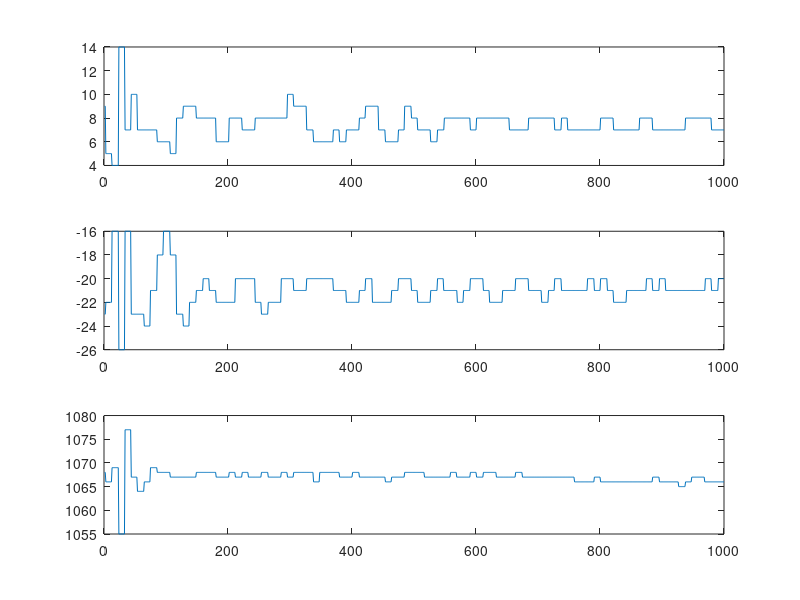
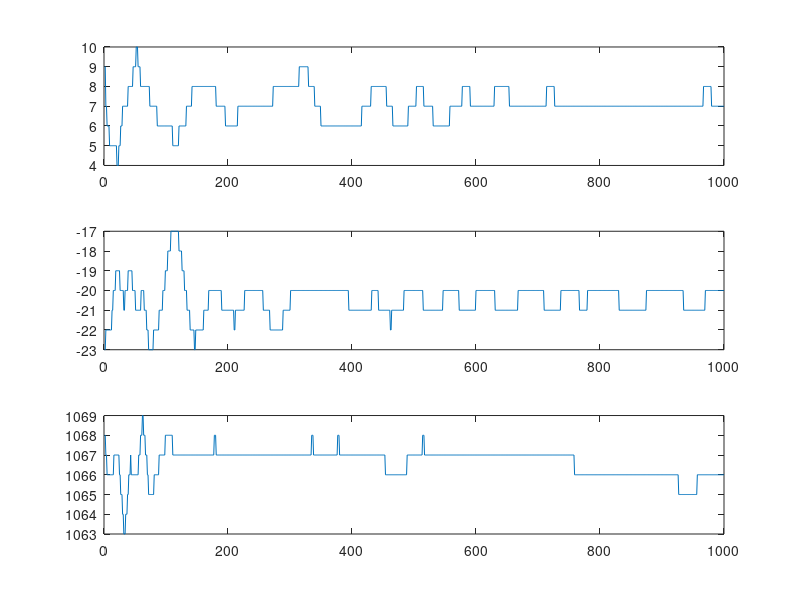

Recreate these plots in MATLAB, in order.
clc
clear
close all;


input = [ 9,-23,1068,...
9,-23,1068,...
5,-22,1066,...
5,-22,1066,...
5,-22,1066,...
5,-22,1066,...
5,-22,1066,...
5,-22,1066,...
5,-22,1066,...
5,-22,1066,...
5,-22,1066,...
5,-22,1066,...
4,-16,1069,...
4,-16,1069,...
4,-16,1069,...
4,-16,1069,...
4,-16,1069,...
4,-16,1069,...
4,-16,1069,...
4,-16,1069,...
4,-16,1069,...
4,-16,1069,...
4,-16,1069,...
14,-26,1055,...
14,-26,1055,...
14,-26,1055,...
14,-26,1055,...
14,-26,1055,...
14,-26,1055,...
14,-26,1055,...
14,-26,1055,...
14,-26,1055,...
14,-26,1055,...
7,-16,1077,...
7,-16,1077,...
7,-16,1077,...
7,-16,1077,...
7,-16,1077,...
7,-16,1077,...
7,-16,1077,...
7,-16,1077,...
7,-16,1077,...
7,-16,1077,...
10,-23,1067,...
10,-23,1067,...
10,-23,1067,...
10,-23,1067,...
10,-23,1067,...
10,-23,1067,...
10,-23,1067,...
10,-23,1067,...
10,-23,1067,...
10,-23,1067,...
7,-23,1064,...
7,-23,1064,...
7,-23,1064,...
7,-23,1064,...
7,-23,1064,...
7,-23,1064,...
7,-23,1064,...
7,-23,1064,...
7,-23,1064,...
7,-23,1064,...
7,-23,1064,...
7,-24,1066,...
7,-24,1066,...
7,-24,1066,...
7,-24,1066,...
7,-24,1066,...
7,-24,1066,...
7,-24,1066,...
7,-24,1066,...
7,-24,1066,...
7,-24,1066,...
7,-21,1069,...
7,-21,1069,...
7,-21,1069,...
7,-21,1069,...
7,-21,1069,...
7,-21,1069,...
7,-21,1069,...
7,-21,1069,...
7,-21,1069,...
7,-21,1069,...
7,-21,1069,...
6,-18,1068,...
6,-18,1068,...
6,-18,1068,...
6,-18,1068,...
6,-18,1068,...
6,-18,1068,...
6,-18,1068,...
6,-18,1068,...
6,-18,1068,...
6,-18,1068,...
6,-16,1068,...
6,-16,1068,...
6,-16,1068,...
6,-16,1068,...
6,-16,1068,...
6,-16,1068,...
6,-16,1068,...
6,-16,1068,...
6,-16,1068,...
6,-16,1068,...
6,-16,1068,...
5,-18,1067,...
5,-18,1067,...
5,-18,1067,...
5,-18,1067,...
5,-18,1067,...
5,-18,1067,...
5,-18,1067,...
5,-18,1067,...
5,-18,1067,...
5,-18,1067,...
8,-23,1067,...
8,-23,1067,...
8,-23,1067,...
8,-23,1067,...
8,-23,1067,...
8,-23,1067,...
8,-23,1067,...
8,-23,1067,...
8,-23,1067,...
8,-23,1067,...
8,-23,1067,...
9,-24,1067,...
9,-24,1067,...
9,-24,1067,...
9,-24,1067,...
9,-24,1067,...
9,-24,1067,...
9,-24,1067,...
9,-24,1067,...
9,-24,1067,...
9,-24,1067,...
9,-22,1067,...
9,-22,1067,...
9,-22,1067,...
9,-22,1067,...
9,-22,1067,...
9,-22,1067,...
9,-22,1067,...
9,-22,1067,...
9,-22,1067,...
9,-22,1067,...
9,-22,1067,...
8,-21,1068,...
8,-21,1068,...
8,-21,1068,...
8,-21,1068,...
8,-21,1068,...
8,-21,1068,...
8,-21,1068,...
8,-21,1068,...
8,-21,1068,...
8,-21,1068,...
8,-21,1068,...
8,-20,1068,...
8,-20,1068,...
8,-20,1068,...
8,-20,1068,...
8,-20,1068,...
8,-20,1068,...
8,-20,1068,...
8,-20,1068,...
8,-20,1068,...
8,-20,1068,...
8,-21,1068,...
8,-21,1068,...
8,-21,1068,...
8,-21,1068,...
8,-21,1068,...
8,-21,1068,...
8,-21,1068,...
8,-21,1068,...
8,-21,1068,...
8,-21,1068,...
8,-21,1068,...
6,-22,1067,...
6,-22,1067,...
6,-22,1067,...
6,-22,1067,...
6,-22,1067,...
6,-22,1067,...
6,-22,1067,...
6,-22,1067,...
6,-22,1067,...
6,-22,1067,...
6,-22,1067,...
6,-22,1067,...
6,-22,1067,...
6,-22,1067,...
6,-22,1067,...
6,-22,1067,...
6,-22,1067,...
6,-22,1067,...
6,-22,1067,...
6,-22,1067,...
6,-22,1067,...
8,-22,1068,...
8,-22,1068,...
8,-22,1068,...
8,-22,1068,...
8,-22,1068,...
8,-22,1068,...
8,-22,1068,...
8,-22,1068,...
8,-22,1068,...
8,-22,1068,...
8,-20,1067,...
8,-20,1067,...
8,-20,1067,...
8,-20,1067,...
8,-20,1067,...
8,-20,1067,...
8,-20,1067,...
8,-20,1067,...
8,-20,1067,...
8,-20,1067,...
8,-20,1067,...
7,-20,1068,...
7,-20,1068,...
7,-20,1068,...
7,-20,1068,...
7,-20,1068,...
7,-20,1068,...
7,-20,1068,...
7,-20,1068,...
7,-20,1068,...
7,-20,1068,...
7,-20,1067,...
7,-20,1067,...
7,-20,1067,...
7,-20,1067,...
7,-20,1067,...
7,-20,1067,...
7,-20,1067,...
7,-20,1067,...
7,-20,1067,...
7,-20,1067,...
7,-20,1067,...
8,-22,1067,...
8,-22,1067,...
8,-22,1067,...
8,-22,1067,...
8,-22,1067,...
8,-22,1067,...
8,-22,1067,...
8,-22,1067,...
8,-22,1067,...
8,-22,1067,...
8,-23,1068,...
8,-23,1068,...
8,-23,1068,...
8,-23,1068,...
8,-23,1068,...
8,-23,1068,...
8,-23,1068,...
8,-23,1068,...
8,-23,1068,...
8,-23,1068,...
8,-23,1068,...
8,-22,1067,...
8,-22,1067,...
8,-22,1067,...
8,-22,1067,...
8,-22,1067,...
8,-22,1067,...
8,-22,1067,...
8,-22,1067,...
8,-22,1067,...
8,-22,1067,...
8,-22,1067,...
8,-22,1067,...
8,-22,1067,...
8,-22,1067,...
8,-22,1067,...
8,-22,1067,...
8,-22,1067,...
8,-22,1067,...
8,-22,1067,...
8,-22,1067,...
8,-22,1067,...
8,-20,1068,...
8,-20,1068,...
8,-20,1068,...
8,-20,1068,...
8,-20,1068,...
8,-20,1068,...
8,-20,1068,...
8,-20,1068,...
8,-20,1068,...
8,-20,1068,...
10,-20,1067,...
10,-20,1067,...
10,-20,1067,...
10,-20,1067,...
10,-20,1067,...
10,-20,1067,...
10,-20,1067,...
10,-20,1067,...
10,-20,1067,...
10,-20,1067,...
9,-21,1068,...
9,-21,1068,...
9,-21,1068,...
9,-21,1068,...
9,-21,1068,...
9,-21,1068,...
9,-21,1068,...
9,-21,1068,...
9,-21,1068,...
9,-21,1068,...
9,-21,1068,...
9,-21,1068,...
9,-21,1068,...
9,-21,1068,...
9,-21,1068,...
9,-21,1068,...
9,-21,1068,...
9,-21,1068,...
9,-21,1068,...
9,-21,1068,...
9,-21,1068,...
7,-20,1068,...
7,-20,1068,...
7,-20,1068,...
7,-20,1068,...
7,-20,1068,...
7,-20,1068,...
7,-20,1068,...
7,-20,1068,...
7,-20,1068,...
7,-20,1068,...
7,-20,1068,...
6,-20,1066,...
6,-20,1066,...
6,-20,1066,...
6,-20,1066,...
6,-20,1066,...
6,-20,1066,...
6,-20,1066,...
6,-20,1066,...
6,-20,1066,...
6,-20,1066,...
6,-20,1068,...
6,-20,1068,...
6,-20,1068,...
6,-20,1068,...
6,-20,1068,...
6,-20,1068,...
6,-20,1068,...
6,-20,1068,...
6,-20,1068,...
6,-20,1068,...
6,-20,1068,...
6,-20,1068,...
6,-20,1068,...
6,-20,1068,...
6,-20,1068,...
6,-20,1068,...
6,-20,1068,...
6,-20,1068,...
6,-20,1068,...
6,-20,1068,...
6,-20,1068,...
6,-20,1068,...
7,-21,1068,...
7,-21,1068,...
7,-21,1068,...
7,-21,1068,...
7,-21,1068,...
7,-21,1068,...
7,-21,1068,...
7,-21,1068,...
7,-21,1068,...
7,-21,1068,...
6,-21,1067,...
6,-21,1067,...
6,-21,1067,...
6,-21,1067,...
6,-21,1067,...
6,-21,1067,...
6,-21,1067,...
6,-21,1067,...
6,-21,1067,...
6,-21,1067,...
6,-21,1067,...
7,-22,1067,...
7,-22,1067,...
7,-22,1067,...
7,-22,1067,...
7,-22,1067,...
7,-22,1067,...
7,-22,1067,...
7,-22,1067,...
7,-22,1067,...
7,-22,1067,...
7,-22,1068,...
7,-22,1068,...
7,-22,1068,...
7,-22,1068,...
7,-22,1068,...
7,-22,1068,...
7,-22,1068,...
7,-22,1068,...
7,-22,1068,...
7,-22,1068,...
7,-22,1068,...
8,-21,1067,...
8,-21,1067,...
8,-21,1067,...
8,-21,1067,...
8,-21,1067,...
8,-21,1067,...
8,-21,1067,...
8,-21,1067,...
8,-21,1067,...
8,-21,1067,...
9,-20,1067,...
9,-20,1067,...
9,-20,1067,...
9,-20,1067,...
9,-20,1067,...
9,-20,1067,...
9,-20,1067,...
9,-20,1067,...
9,-20,1067,...
9,-20,1067,...
9,-20,1067,...
9,-22,1067,...
9,-22,1067,...
9,-22,1067,...
9,-22,1067,...
9,-22,1067,...
9,-22,1067,...
9,-22,1067,...
9,-22,1067,...
9,-22,1067,...
9,-22,1067,...
7,-22,1067,...
7,-22,1067,...
7,-22,1067,...
7,-22,1067,...
7,-22,1067,...
7,-22,1067,...
7,-22,1067,...
7,-22,1067,...
7,-22,1067,...
7,-22,1067,...
7,-22,1067,...
6,-22,1066,...
6,-22,1066,...
6,-22,1066,...
6,-22,1066,...
6,-22,1066,...
6,-22,1066,...
6,-22,1066,...
6,-22,1066,...
6,-22,1066,...
6,-22,1066,...
6,-21,1067,...
6,-21,1067,...
6,-21,1067,...
6,-21,1067,...
6,-21,1067,...
6,-21,1067,...
6,-21,1067,...
6,-21,1067,...
6,-21,1067,...
6,-21,1067,...
6,-21,1067,...
7,-20,1067,...
7,-20,1067,...
7,-20,1067,...
7,-20,1067,...
7,-20,1067,...
7,-20,1067,...
7,-20,1067,...
7,-20,1067,...
7,-20,1067,...
7,-20,1067,...
9,-20,1068,...
9,-20,1068,...
9,-20,1068,...
9,-20,1068,...
9,-20,1068,...
9,-20,1068,...
9,-20,1068,...
9,-20,1068,...
9,-20,1068,...
9,-20,1068,...
9,-20,1068,...
8,-21,1068,...
8,-21,1068,...
8,-21,1068,...
8,-21,1068,...
8,-21,1068,...
8,-21,1068,...
8,-21,1068,...
8,-21,1068,...
8,-21,1068,...
8,-21,1068,...
7,-22,1068,...
7,-22,1068,...
7,-22,1068,...
7,-22,1068,...
7,-22,1068,...
7,-22,1068,...
7,-22,1068,...
7,-22,1068,...
7,-22,1068,...
7,-22,1068,...
7,-22,1068,...
7,-22,1067,...
7,-22,1067,...
7,-22,1067,...
7,-22,1067,...
7,-22,1067,...
7,-22,1067,...
7,-22,1067,...
7,-22,1067,...
7,-22,1067,...
7,-22,1067,...
6,-21,1067,...
6,-21,1067,...
6,-21,1067,...
6,-21,1067,...
6,-21,1067,...
6,-21,1067,...
6,-21,1067,...
6,-21,1067,...
6,-21,1067,...
6,-21,1067,...
6,-21,1067,...
7,-20,1067,...
7,-20,1067,...
7,-20,1067,...
7,-20,1067,...
7,-20,1067,...
7,-20,1067,...
7,-20,1067,...
7,-20,1067,...
7,-20,1067,...
7,-20,1067,...
7,-21,1067,...
8,-21,1067,...
8,-21,1067,...
8,-21,1067,...
8,-21,1067,...
8,-21,1067,...
8,-21,1067,...
8,-21,1067,...
8,-21,1067,...
8,-21,1067,...
8,-21,1067,...
8,-21,1068,...
8,-21,1068,...
8,-21,1068,...
8,-21,1068,...
8,-21,1068,...
8,-21,1068,...
8,-21,1068,...
8,-21,1068,...
8,-21,1068,...
8,-21,1068,...
8,-21,1067,...
8,-22,1067,...
8,-22,1067,...
8,-22,1067,...
8,-22,1067,...
8,-22,1067,...
8,-22,1067,...
8,-22,1067,...
8,-22,1067,...
8,-22,1067,...
8,-22,1067,...
8,-21,1067,...
8,-21,1067,...
8,-21,1067,...
8,-21,1067,...
8,-21,1067,...
8,-21,1067,...
8,-21,1067,...
8,-21,1067,...
8,-21,1067,...
8,-21,1067,...
8,-21,1067,...
7,-20,1068,...
7,-20,1068,...
7,-20,1068,...
7,-20,1068,...
7,-20,1068,...
7,-20,1068,...
7,-20,1068,...
7,-20,1068,...
7,-20,1068,...
7,-20,1068,...
8,-20,1067,...
8,-20,1067,...
8,-20,1067,...
8,-20,1067,...
8,-20,1067,...
8,-20,1067,...
8,-20,1067,...
8,-20,1067,...
8,-20,1067,...
8,-20,1067,...
8,-20,1067,...
8,-21,1068,...
8,-21,1068,...
8,-21,1068,...
8,-21,1068,...
8,-21,1068,...
8,-21,1068,...
8,-21,1068,...
8,-21,1068,...
8,-21,1068,...
8,-21,1068,...
8,-22,1068,...
8,-22,1068,...
8,-22,1068,...
8,-22,1068,...
8,-22,1068,...
8,-22,1068,...
8,-22,1068,...
8,-22,1068,...
8,-22,1068,...
8,-22,1068,...
8,-22,1068,...
8,-22,1067,...
8,-22,1067,...
8,-22,1067,...
8,-22,1067,...
8,-22,1067,...
8,-22,1067,...
8,-22,1067,...
8,-22,1067,...
8,-22,1067,...
8,-22,1067,...
8,-21,1067,...
8,-21,1067,...
8,-21,1067,...
8,-21,1067,...
8,-21,1067,...
8,-21,1067,...
8,-21,1067,...
8,-21,1067,...
8,-21,1067,...
8,-21,1067,...
8,-21,1067,...
7,-21,1067,...
7,-21,1067,...
7,-21,1067,...
7,-21,1067,...
7,-21,1067,...
7,-21,1067,...
7,-21,1067,...
7,-21,1067,...
7,-21,1067,...
7,-21,1067,...
7,-20,1068,...
7,-20,1068,...
7,-20,1068,...
7,-20,1068,...
7,-20,1068,...
7,-20,1068,...
7,-20,1068,...
7,-20,1068,...
7,-20,1068,...
7,-20,1068,...
7,-20,1068,...
7,-20,1067,...
7,-20,1067,...
7,-20,1067,...
7,-20,1067,...
7,-20,1067,...
7,-20,1067,...
7,-20,1067,...
7,-20,1067,...
7,-20,1067,...
7,-20,1067,...
8,-21,1067,...
8,-21,1067,...
8,-21,1067,...
8,-21,1067,...
8,-21,1067,...
8,-21,1067,...
8,-21,1067,...
8,-21,1067,...
8,-21,1067,...
8,-21,1067,...
8,-21,1067,...
8,-21,1067,...
8,-21,1067,...
8,-21,1067,...
8,-21,1067,...
8,-21,1067,...
8,-21,1067,...
8,-21,1067,...
8,-21,1067,...
8,-21,1067,...
8,-21,1067,...
8,-22,1067,...
8,-22,1067,...
8,-22,1067,...
8,-22,1067,...
8,-22,1067,...
8,-22,1067,...
8,-22,1067,...
8,-22,1067,...
8,-22,1067,...
8,-22,1067,...
8,-22,1067,...
8,-21,1067,...
8,-21,1067,...
8,-21,1067,...
8,-21,1067,...
8,-21,1067,...
8,-21,1067,...
8,-21,1067,...
8,-21,1067,...
8,-21,1067,...
8,-21,1067,...
7,-20,1067,...
7,-20,1067,...
7,-20,1067,...
7,-20,1067,...
7,-20,1067,...
7,-20,1067,...
7,-20,1067,...
7,-20,1067,...
7,-20,1067,...
7,-20,1067,...
7,-20,1067,...
8,-21,1067,...
8,-21,1067,...
8,-21,1067,...
8,-21,1067,...
8,-21,1067,...
8,-21,1067,...
8,-21,1067,...
8,-21,1067,...
8,-21,1067,...
8,-21,1067,...
7,-21,1067,...
7,-21,1067,...
7,-21,1067,...
7,-21,1067,...
7,-21,1067,...
7,-21,1067,...
7,-21,1067,...
7,-21,1067,...
7,-21,1067,...
7,-21,1067,...
7,-21,1067,...
7,-21,1066,...
7,-21,1066,...
7,-21,1066,...
7,-21,1066,...
7,-21,1066,...
7,-21,1066,...
7,-21,1066,...
7,-21,1066,...
7,-21,1066,...
7,-21,1066,...
7,-21,1066,...
7,-21,1066,...
7,-21,1066,...
7,-21,1066,...
7,-21,1066,...
7,-21,1066,...
7,-21,1066,...
7,-21,1066,...
7,-21,1066,...
7,-21,1066,...
7,-21,1066,...
7,-20,1066,...
7,-20,1066,...
7,-20,1066,...
7,-20,1066,...
7,-20,1066,...
7,-20,1066,...
7,-20,1066,...
7,-20,1066,...
7,-20,1066,...
7,-20,1066,...
7,-20,1066,...
7,-21,1067,...
7,-21,1067,...
7,-21,1067,...
7,-21,1067,...
7,-21,1067,...
7,-21,1067,...
7,-21,1067,...
7,-21,1067,...
7,-21,1067,...
7,-21,1067,...
8,-20,1066,...
8,-20,1066,...
8,-20,1066,...
8,-20,1066,...
8,-20,1066,...
8,-20,1066,...
8,-20,1066,...
8,-20,1066,...
8,-20,1066,...
8,-20,1066,...
8,-20,1066,...
8,-21,1066,...
8,-21,1066,...
8,-21,1066,...
8,-21,1066,...
8,-21,1066,...
8,-21,1066,...
8,-21,1066,...
8,-21,1066,...
8,-21,1066,...
8,-21,1066,...
7,-22,1066,...
7,-22,1066,...
7,-22,1066,...
7,-22,1066,...
7,-22,1066,...
7,-22,1066,...
7,-22,1066,...
7,-22,1066,...
7,-22,1066,...
7,-22,1066,...
7,-22,1066,...
7,-22,1066,...
7,-22,1066,...
7,-22,1066,...
7,-22,1066,...
7,-22,1066,...
7,-22,1066,...
7,-22,1066,...
7,-22,1066,...
7,-22,1066,...
7,-22,1066,...
7,-21,1066,...
7,-21,1066,...
7,-21,1066,...
7,-21,1066,...
7,-21,1066,...
7,-21,1066,...
7,-21,1066,...
7,-21,1066,...
7,-21,1066,...
7,-21,1066,...
7,-21,1066,...
7,-21,1066,...
7,-21,1066,...
7,-21,1066,...
7,-21,1066,...
7,-21,1066,...
7,-21,1066,...
7,-21,1066,...
7,-21,1066,...
7,-21,1066,...
7,-21,1066,...
8,-21,1066,...
8,-21,1066,...
8,-21,1066,...
8,-21,1066,...
8,-21,1066,...
8,-21,1066,...
8,-21,1066,...
8,-21,1066,...
8,-21,1066,...
8,-21,1066,...
8,-21,1066,...
8,-20,1066,...
8,-20,1066,...
8,-20,1066,...
8,-20,1066,...
8,-20,1066,...
8,-20,1066,...
8,-20,1066,...
8,-20,1066,...
8,-20,1066,...
8,-20,1066,...
7,-21,1067,...
7,-21,1067,...
7,-21,1067,...
7,-21,1067,...
7,-21,1067,...
7,-21,1067,...
7,-21,1067,...
7,-21,1067,...
7,-21,1067,...
7,-21,1067,...
7,-21,1067,...
7,-20,1066,...
7,-20,1066,...
7,-20,1066,...
7,-20,1066,...
7,-20,1066,...
7,-20,1066,...
7,-20,1066,...
7,-20,1066,...
7,-20,1066,...
7,-20,1066,...
7,-21,1066,...
7,-21,1066,...
7,-21,1066,...
7,-21,1066,...
7,-21,1066,...
7,-21,1066,...
7,-21,1066,...
7,-21,1066,...
7,-21,1066,...
7,-21,1066,...
7,-21,1066,...
7,-21,1066,...
7,-21,1066,...
7,-21,1066,...
7,-21,1066,...
7,-21,1066,...
7,-21,1066,...
7,-21,1066,...
7,-21,1066,...
7,-21,1066,...
7,-21,1066,...
7,-21,1065,...
7,-21,1065,...
7,-21,1065,...
7,-21,1065,...
7,-21,1065,...
7,-21,1065,...
7,-21,1065,...
7,-21,1065,...
7,-21,1065,...
7,-21,1065,...
7,-21,1065,...
8,-21,1066,...
8,-21,1066,...
8,-21,1066,...
8,-21,1066,...
8,-21,1066,...
8,-21,1066,...
8,-21,1066,...
8,-21,1066,...
8,-21,1066,...
8,-21,1066,...
8,-21,1067,...
8,-21,1067,...
8,-21,1067,...
8,-21,1067,...
8,-21,1067,...
8,-21,1067,...
8,-21,1067,...
8,-21,1067,...
8,-21,1067,...
8,-21,1067,...
8,-21,1067,...
8,-21,1067,...
8,-21,1067,...
8,-21,1067,...
8,-21,1067,...
8,-21,1067,...
8,-21,1067,...
8,-21,1067,...
8,-21,1067,...
8,-21,1067,...
8,-21,1067,...
8,-21,1066,...
8,-20,1066,...
8,-20,1066,...
8,-20,1066,...
8,-20,1066,...
8,-20,1066,...
8,-20,1066,...
8,-20,1066,...
8,-20,1066,...
8,-20,1066,...
8,-20,1066,...
7,-21,1066,...
7,-21,1066,...
7,-21,1066,...
7,-21,1066,...
7,-21,1066,...
7,-21,1066,...
7,-21,1066,...
7,-21,1066,...
7,-21,1066,...
7,-21,1066,...
7,-21,1066,...
7,-20,1066,...
7,-20,1066,...
7,-20,1066,...
7,-20,1066,...
7,-20,1066,...
7,-20,1066,...
7,-20,1066,...
7,-20,1066,...
7,-20,1066,...
7,-20,1066,...
];

output = [9,-23,1068,...
9,-23,1068,...
7,-22,1067,...
7,-22,1067,...
6,-22,1066,...
6,-22,1066,...
6,-22,1066,...
6,-22,1066,...
5,-22,1066,...
5,-22,1066,...
5,-22,1066,...
5,-22,1066,...
5,-21,1066,...
5,-21,1066,...
5,-20,1066,...
5,-20,1067,...
5,-20,1067,...
5,-20,1067,...
5,-19,1067,...
5,-19,1067,...
4,-19,1067,...
4,-19,1067,...
4,-19,1067,...
5,-19,1067,...
5,-19,1066,...
5,-20,1066,...
6,-20,1065,...
6,-20,1065,...
6,-20,1065,...
7,-20,1064,...
7,-20,1064,...
7,-21,1063,...
7,-21,1063,...
7,-20,1063,...
7,-20,1064,...
7,-20,1064,...
7,-20,1064,...
7,-20,1065,...
8,-19,1065,...
8,-19,1066,...
8,-19,1066,...
8,-19,1066,...
8,-19,1067,...
8,-19,1066,...
8,-19,1066,...
8,-20,1066,...
9,-20,1066,...
9,-20,1066,...
9,-20,1066,...
9,-20,1066,...
9,-21,1066,...
10,-21,1066,...
10,-21,1066,...
10,-21,1066,...
9,-21,1066,...
9,-21,1067,...
9,-21,1067,...
9,-21,1067,...
8,-21,1068,...
8,-20,1068,...
8,-20,1068,...
8,-20,1069,...
8,-20,1069,...
8,-20,1068,...
8,-21,1068,...
8,-21,1068,...
8,-21,1067,...
8,-21,1067,...
8,-22,1067,...
8,-22,1066,...
8,-22,1066,...
8,-23,1065,...
8,-23,1065,...
7,-23,1065,...
7,-23,1065,...
7,-23,1065,...
7,-23,1065,...
7,-23,1065,...
7,-23,1065,...
7,-22,1065,...
7,-22,1066,...
7,-22,1066,...
7,-22,1066,...
7,-22,1066,...
7,-22,1066,...
6,-22,1066,...
6,-22,1066,...
6,-22,1066,...
6,-21,1067,...
6,-21,1067,...
6,-21,1067,...
6,-21,1067,...
6,-21,1067,...
6,-21,1067,...
6,-20,1067,...
6,-20,1067,...
6,-20,1067,...
6,-20,1067,...
6,-19,1068,...
6,-19,1068,...
6,-19,1068,...
6,-19,1068,...
6,-18,1068,...
6,-18,1068,...
6,-18,1068,...
6,-18,1068,...
6,-18,1068,...
6,-17,1068,...
6,-17,1068,...
6,-17,1068,...
5,-17,1067,...
5,-17,1067,...
5,-17,1067,...
5,-17,1067,...
5,-17,1067,...
5,-17,1067,...
5,-17,1067,...
5,-17,1067,...
5,-17,1067,...
5,-17,1067,...
6,-18,1067,...
6,-18,1067,...
6,-18,1067,...
6,-18,1067,...
6,-18,1067,...
6,-19,1067,...
6,-19,1067,...
6,-19,1067,...
6,-19,1067,...
6,-20,1067,...
6,-20,1067,...
6,-20,1067,...
7,-20,1067,...
7,-21,1067,...
7,-21,1067,...
7,-21,1067,...
7,-21,1067,...
7,-21,1067,...
7,-22,1067,...
7,-22,1067,...
7,-22,1067,...
8,-22,1067,...
8,-22,1067,...
8,-22,1067,...
8,-22,1067,...
8,-23,1067,...
8,-23,1067,...
8,-22,1067,...
8,-22,1067,...
8,-22,1067,...
8,-22,1067,...
8,-22,1067,...
8,-22,1067,...
8,-22,1067,...
8,-22,1067,...
8,-22,1067,...
8,-22,1067,...
8,-22,1067,...
8,-22,1067,...
8,-22,1067,...
8,-21,1067,...
8,-21,1067,...
8,-21,1067,...
8,-21,1067,...
8,-21,1067,...
8,-21,1067,...
8,-21,1067,...
8,-21,1067,...
8,-20,1067,...
8,-20,1067,...
8,-20,1067,...
8,-20,1067,...
8,-20,1067,...
8,-20,1067,...
8,-20,1067,...
8,-20,1067,...
8,-20,1067,...
8,-20,1068,...
8,-20,1068,...
8,-20,1068,...
7,-20,1067,...
7,-20,1067,...
7,-20,1067,...
7,-20,1067,...
7,-20,1067,...
7,-20,1067,...
7,-20,1067,...
7,-20,1067,...
7,-20,1067,...
7,-21,1067,...
7,-21,1067,...
7,-21,1067,...
7,-21,1067,...
7,-21,1067,...
7,-21,1067,...
6,-21,1067,...
6,-21,1067,...
6,-21,1067,...
6,-21,1067,...
6,-21,1067,...
6,-21,1067,...
6,-21,1067,...
6,-21,1067,...
6,-21,1067,...
6,-21,1067,...
6,-21,1067,...
6,-21,1067,...
6,-21,1067,...
6,-21,1067,...
6,-22,1067,...
6,-22,1067,...
6,-21,1067,...
6,-21,1067,...
6,-21,1067,...
6,-21,1067,...
7,-21,1067,...
7,-21,1067,...
7,-21,1067,...
7,-21,1067,...
7,-21,1067,...
7,-21,1067,...
7,-21,1067,...
7,-21,1067,...
7,-21,1067,...
7,-21,1067,...
7,-21,1067,...
7,-20,1067,...
7,-20,1067,...
7,-20,1067,...
7,-20,1067,...
7,-20,1067,...
7,-20,1067,...
7,-20,1067,...
7,-20,1067,...
7,-20,1067,...
7,-20,1067,...
7,-20,1067,...
7,-20,1067,...
7,-20,1067,...
7,-20,1067,...
7,-20,1067,...
7,-20,1067,...
7,-20,1067,...
7,-20,1067,...
7,-20,1067,...
7,-20,1067,...
7,-20,1067,...
7,-20,1067,...
7,-20,1067,...
7,-20,1067,...
7,-20,1067,...
7,-20,1067,...
7,-20,1067,...
7,-20,1067,...
7,-20,1067,...
7,-20,1067,...
7,-21,1067,...
7,-21,1067,...
7,-21,1067,...
7,-21,1067,...
7,-21,1067,...
7,-21,1067,...
7,-21,1067,...
7,-21,1067,...
7,-21,1067,...
7,-21,1067,...
7,-21,1067,...
7,-22,1067,...
7,-22,1067,...
7,-22,1067,...
7,-22,1067,...
7,-22,1067,...
8,-22,1067,...
8,-22,1067,...
8,-22,1067,...
8,-22,1067,...
8,-22,1067,...
8,-22,1067,...
8,-22,1067,...
8,-22,1067,...
8,-22,1067,...
8,-22,1067,...
8,-22,1067,...
8,-22,1067,...
8,-22,1067,...
8,-22,1067,...
8,-22,1067,...
8,-22,1067,...
8,-21,1067,...
8,-21,1067,...
8,-21,1067,...
8,-21,1067,...
8,-21,1067,...
8,-21,1067,...
8,-21,1067,...
8,-21,1067,...
8,-21,1067,...
8,-21,1067,...
8,-21,1067,...
8,-21,1067,...
8,-20,1067,...
8,-20,1067,...
8,-20,1067,...
8,-20,1067,...
8,-20,1067,...
8,-20,1067,...
8,-20,1067,...
8,-20,1067,...
8,-20,1067,...
8,-20,1067,...
8,-20,1067,...
8,-20,1067,...
8,-20,1067,...
8,-20,1067,...
9,-20,1067,...
9,-20,1067,...
9,-20,1067,...
9,-20,1067,...
9,-20,1067,...
9,-20,1067,...
9,-20,1067,...
9,-20,1067,...
9,-20,1067,...
9,-20,1067,...
9,-20,1067,...
9,-20,1067,...
9,-20,1067,...
9,-20,1067,...
9,-20,1067,...
8,-20,1067,...
8,-20,1067,...
8,-20,1067,...
8,-20,1067,...
8,-20,1067,...
8,-20,1068,...
8,-20,1068,...
8,-20,1068,...
8,-20,1067,...
8,-20,1067,...
7,-20,1067,...
7,-20,1067,...
7,-20,1067,...
7,-20,1067,...
7,-20,1067,...
7,-20,1067,...
7,-20,1067,...
7,-20,1067,...
7,-20,1067,...
7,-20,1067,...
6,-20,1067,...
6,-20,1067,...
6,-20,1067,...
6,-20,1067,...
6,-20,1067,...
6,-20,1067,...
6,-20,1067,...
6,-20,1067,...
6,-20,1067,...
6,-20,1067,...
6,-20,1067,...
6,-20,1067,...
6,-20,1067,...
6,-20,1067,...
6,-20,1067,...
6,-20,1067,...
6,-20,1067,...
6,-20,1067,...
6,-20,1067,...
6,-20,1067,...
6,-20,1067,...
6,-20,1067,...
6,-20,1067,...
6,-20,1067,...
6,-20,1067,...
6,-20,1067,...
6,-20,1067,...
6,-20,1068,...
6,-20,1068,...
6,-20,1068,...
6,-20,1067,...
6,-20,1067,...
6,-20,1067,...
6,-20,1067,...
6,-20,1067,...
6,-20,1067,...
6,-20,1067,...
6,-20,1067,...
6,-20,1067,...
6,-20,1067,...
6,-20,1067,...
6,-20,1067,...
6,-20,1067,...
6,-20,1067,...
6,-20,1067,...
6,-21,1067,...
6,-21,1067,...
6,-21,1067,...
6,-21,1067,...
6,-21,1067,...
6,-21,1067,...
6,-21,1067,...
6,-21,1067,...
6,-21,1067,...
6,-21,1067,...
6,-21,1067,...
6,-21,1067,...
6,-21,1067,...
6,-21,1067,...
6,-21,1067,...
6,-21,1067,...
6,-21,1067,...
6,-21,1067,...
6,-21,1067,...
6,-21,1067,...
6,-21,1067,...
7,-21,1067,...
7,-21,1067,...
7,-21,1067,...
7,-21,1067,...
7,-21,1067,...
7,-21,1067,...
7,-21,1067,...
7,-21,1067,...
7,-21,1067,...
7,-21,1067,...
7,-21,1067,...
7,-21,1067,...
7,-21,1067,...
7,-21,1067,...
7,-21,1067,...
8,-21,1067,...
8,-20,1067,...
8,-20,1067,...
8,-20,1067,...
8,-20,1067,...
8,-20,1067,...
8,-20,1067,...
8,-20,1067,...
8,-20,1067,...
8,-20,1067,...
8,-20,1067,...
8,-20,1067,...
8,-21,1067,...
8,-21,1067,...
8,-21,1067,...
8,-21,1067,...
8,-21,1067,...
8,-21,1067,...
8,-21,1067,...
8,-21,1067,...
8,-21,1067,...
8,-21,1067,...
8,-21,1067,...
8,-21,1066,...
8,-21,1066,...
7,-21,1066,...
7,-21,1066,...
7,-21,1066,...
7,-21,1066,...
7,-21,1066,...
7,-21,1066,...
7,-22,1066,...
7,-22,1066,...
7,-21,1066,...
7,-21,1066,...
6,-21,1066,...
6,-21,1066,...
6,-21,1066,...
6,-21,1066,...
6,-21,1066,...
6,-21,1066,...
6,-21,1066,...
6,-21,1066,...
6,-21,1066,...
6,-21,1066,...
6,-21,1066,...
6,-21,1066,...
6,-21,1066,...
6,-21,1066,...
6,-21,1066,...
6,-21,1066,...
6,-21,1066,...
6,-21,1066,...
6,-20,1066,...
6,-20,1066,...
6,-20,1066,...
6,-20,1066,...
6,-20,1066,...
6,-20,1067,...
6,-20,1067,...
7,-20,1067,...
7,-20,1067,...
7,-20,1067,...
7,-20,1067,...
7,-20,1067,...
7,-20,1067,...
7,-20,1067,...
7,-20,1067,...
7,-20,1067,...
7,-20,1067,...
7,-20,1067,...
7,-20,1067,...
7,-20,1067,...
8,-20,1067,...
8,-20,1067,...
8,-20,1067,...
8,-20,1067,...
8,-20,1067,...
8,-20,1067,...
8,-20,1067,...
8,-20,1067,...
8,-20,1067,...
8,-20,1067,...
8,-20,1068,...
8,-21,1068,...
7,-21,1068,...
7,-21,1067,...
7,-21,1067,...
7,-21,1067,...
7,-21,1067,...
7,-21,1067,...
7,-21,1067,...
7,-21,1067,...
7,-21,1067,...
7,-21,1067,...
7,-21,1067,...
7,-21,1067,...
7,-21,1067,...
7,-21,1067,...
7,-21,1067,...
6,-21,1067,...
6,-21,1067,...
6,-21,1067,...
6,-21,1067,...
6,-21,1067,...
6,-21,1067,...
6,-21,1067,...
6,-21,1067,...
6,-21,1067,...
6,-21,1067,...
6,-21,1067,...
6,-21,1067,...
6,-21,1067,...
6,-21,1067,...
6,-21,1067,...
6,-21,1067,...
6,-20,1067,...
6,-20,1067,...
6,-20,1067,...
6,-20,1067,...
6,-20,1067,...
6,-20,1067,...
6,-20,1067,...
6,-20,1067,...
6,-20,1067,...
6,-20,1067,...
6,-20,1067,...
7,-20,1067,...
7,-20,1067,...
7,-20,1067,...
7,-20,1067,...
7,-20,1067,...
7,-20,1067,...
7,-20,1067,...
7,-20,1067,...
7,-20,1067,...
7,-20,1067,...
7,-20,1067,...
7,-20,1067,...
7,-20,1067,...
7,-20,1067,...
7,-20,1067,...
7,-21,1067,...
7,-21,1067,...
7,-21,1067,...
7,-21,1067,...
7,-21,1067,...
8,-21,1067,...
8,-21,1067,...
8,-21,1067,...
8,-21,1067,...
8,-21,1067,...
8,-21,1067,...
8,-21,1067,...
8,-21,1067,...
8,-21,1067,...
8,-21,1067,...
8,-21,1067,...
8,-21,1067,...
8,-21,1067,...
7,-21,1067,...
7,-21,1067,...
7,-21,1067,...
7,-21,1067,...
7,-21,1067,...
7,-21,1067,...
7,-21,1067,...
7,-21,1067,...
7,-21,1067,...
7,-20,1067,...
7,-20,1067,...
7,-20,1067,...
7,-20,1067,...
7,-20,1067,...
7,-20,1067,...
7,-20,1067,...
7,-20,1067,...
7,-20,1067,...
7,-20,1067,...
7,-20,1067,...
7,-20,1067,...
7,-20,1067,...
7,-20,1067,...
7,-20,1067,...
7,-20,1067,...
7,-20,1067,...
7,-20,1067,...
7,-20,1067,...
7,-20,1067,...
7,-20,1067,...
7,-20,1067,...
7,-20,1067,...
7,-20,1067,...
7,-20,1067,...
7,-20,1067,...
7,-20,1067,...
7,-20,1067,...
7,-20,1067,...
7,-20,1067,...
8,-20,1067,...
8,-21,1067,...
8,-21,1067,...
8,-21,1067,...
8,-21,1067,...
8,-21,1067,...
8,-21,1067,...
8,-21,1067,...
8,-21,1067,...
8,-21,1067,...
8,-21,1067,...
8,-21,1067,...
8,-21,1067,...
8,-21,1067,...
8,-21,1067,...
8,-21,1067,...
8,-21,1067,...
8,-21,1067,...
8,-21,1067,...
8,-21,1067,...
8,-21,1067,...
8,-21,1067,...
8,-21,1067,...
8,-21,1067,...
7,-21,1067,...
7,-21,1067,...
7,-21,1067,...
7,-21,1067,...
7,-21,1067,...
7,-21,1067,...
7,-21,1067,...
7,-21,1067,...
7,-21,1067,...
7,-21,1067,...
7,-21,1067,...
7,-21,1067,...
7,-21,1067,...
7,-21,1067,...
7,-20,1067,...
7,-20,1067,...
7,-20,1067,...
7,-20,1067,...
7,-20,1067,...
7,-20,1067,...
7,-20,1067,...
7,-20,1067,...
7,-20,1067,...
7,-20,1067,...
7,-20,1067,...
7,-20,1067,...
7,-20,1067,...
7,-20,1067,...
7,-20,1067,...
7,-20,1067,...
7,-20,1067,...
7,-20,1067,...
7,-20,1067,...
7,-20,1067,...
7,-20,1067,...
7,-20,1067,...
7,-20,1067,...
7,-20,1067,...
7,-20,1067,...
7,-20,1067,...
7,-20,1067,...
7,-20,1067,...
7,-20,1067,...
7,-20,1067,...
7,-20,1067,...
7,-20,1067,...
7,-20,1067,...
7,-20,1067,...
7,-20,1067,...
7,-20,1067,...
7,-20,1067,...
7,-20,1067,...
7,-20,1067,...
7,-20,1067,...
7,-20,1067,...
7,-20,1067,...
7,-21,1067,...
7,-21,1067,...
7,-21,1067,...
7,-21,1067,...
8,-21,1067,...
8,-21,1067,...
8,-21,1067,...
8,-21,1067,...
8,-21,1067,...
8,-21,1067,...
8,-21,1067,...
8,-21,1067,...
8,-21,1067,...
8,-21,1067,...
8,-21,1067,...
8,-21,1067,...
8,-21,1067,...
7,-21,1067,...
7,-21,1067,...
7,-21,1067,...
7,-21,1067,...
7,-21,1067,...
7,-21,1067,...
7,-21,1067,...
7,-21,1067,...
7,-21,1067,...
7,-21,1067,...
7,-20,1067,...
7,-20,1067,...
7,-20,1067,...
7,-20,1067,...
7,-20,1067,...
7,-20,1067,...
7,-20,1067,...
7,-20,1067,...
7,-20,1067,...
7,-20,1067,...
7,-20,1067,...
7,-20,1067,...
7,-20,1067,...
7,-20,1067,...
7,-20,1067,...
7,-20,1067,...
7,-20,1067,...
7,-20,1067,...
7,-20,1067,...
7,-20,1067,...
7,-20,1067,...
7,-20,1067,...
7,-20,1066,...
7,-20,1066,...
7,-20,1066,...
7,-20,1066,...
7,-20,1066,...
7,-20,1066,...
7,-20,1066,...
7,-20,1066,...
7,-21,1066,...
7,-21,1066,...
7,-21,1066,...
7,-21,1066,...
7,-21,1066,...
7,-21,1066,...
7,-21,1066,...
7,-21,1066,...
7,-21,1066,...
7,-21,1066,...
7,-21,1066,...
7,-21,1066,...
7,-21,1066,...
7,-20,1066,...
7,-20,1066,...
7,-20,1066,...
7,-20,1066,...
7,-20,1066,...
7,-20,1066,...
7,-20,1066,...
7,-20,1066,...
7,-20,1066,...
7,-20,1066,...
7,-20,1066,...
7,-20,1066,...
7,-20,1066,...
7,-20,1066,...
7,-20,1066,...
7,-20,1066,...
7,-20,1066,...
7,-20,1066,...
7,-20,1066,...
7,-20,1066,...
7,-20,1066,...
7,-20,1066,...
7,-20,1066,...
7,-20,1066,...
7,-20,1066,...
7,-20,1066,...
7,-20,1066,...
7,-20,1066,...
7,-20,1066,...
7,-20,1066,...
7,-20,1066,...
7,-20,1066,...
7,-20,1066,...
7,-20,1066,...
7,-20,1066,...
7,-20,1066,...
7,-20,1066,...
7,-20,1066,...
7,-20,1066,...
7,-20,1066,...
7,-20,1066,...
7,-20,1066,...
7,-20,1066,...
7,-20,1066,...
7,-20,1066,...
7,-20,1066,...
7,-20,1066,...
7,-20,1066,...
7,-20,1066,...
7,-20,1066,...
7,-20,1066,...
7,-21,1066,...
7,-21,1066,...
7,-21,1066,...
7,-21,1066,...
7,-21,1066,...
7,-21,1066,...
7,-21,1066,...
7,-21,1066,...
7,-21,1066,...
7,-21,1066,...
7,-21,1066,...
7,-21,1066,...
7,-21,1066,...
7,-21,1066,...
7,-21,1066,...
7,-21,1066,...
7,-21,1066,...
7,-21,1066,...
7,-21,1066,...
7,-21,1066,...
7,-21,1066,...
7,-21,1066,...
7,-21,1066,...
7,-21,1066,...
7,-21,1066,...
7,-21,1066,...
7,-21,1066,...
7,-21,1066,...
7,-21,1066,...
7,-21,1066,...
7,-21,1066,...
7,-21,1066,...
7,-21,1066,...
7,-21,1066,...
7,-21,1066,...
7,-21,1066,...
7,-21,1066,...
7,-21,1066,...
7,-21,1066,...
7,-21,1066,...
7,-21,1066,...
7,-21,1066,...
7,-21,1066,...
7,-21,1066,...
7,-20,1066,...
7,-20,1066,...
7,-20,1066,...
7,-20,1066,...
7,-20,1066,...
7,-20,1066,...
7,-20,1066,...
7,-20,1066,...
7,-20,1066,...
7,-20,1066,...
7,-20,1066,...
7,-20,1066,...
7,-20,1066,...
7,-20,1066,...
7,-20,1066,...
7,-20,1066,...
7,-20,1066,...
7,-20,1066,...
7,-20,1066,...
7,-20,1066,...
7,-20,1066,...
7,-20,1066,...
7,-20,1066,...
7,-20,1066,...
7,-20,1066,...
7,-20,1066,...
7,-20,1066,...
7,-20,1066,...
7,-20,1066,...
7,-20,1066,...
7,-20,1066,...
7,-20,1066,...
7,-20,1066,...
7,-20,1066,...
7,-20,1066,...
7,-20,1066,...
7,-20,1066,...
7,-20,1066,...
7,-20,1066,...
7,-20,1066,...
7,-20,1066,...
7,-20,1066,...
7,-20,1066,...
7,-20,1066,...
7,-20,1066,...
7,-20,1066,...
7,-20,1066,...
7,-20,1066,...
7,-20,1066,...
7,-20,1066,...
7,-20,1066,...
7,-20,1066,...
7,-20,1065,...
7,-20,1065,...
7,-20,1065,...
7,-20,1065,...
7,-20,1065,...
7,-20,1065,...
7,-20,1065,...
7,-20,1065,...
7,-21,1065,...
7,-21,1065,...
7,-21,1065,...
7,-21,1065,...
7,-21,1065,...
7,-21,1065,...
7,-21,1065,...
7,-21,1065,...
7,-21,1065,...
7,-21,1065,...
7,-21,1065,...
7,-21,1065,...
7,-21,1065,...
7,-21,1065,...
7,-21,1065,...
7,-21,1065,...
7,-21,1065,...
7,-21,1065,...
7,-21,1065,...
7,-21,1065,...
7,-21,1065,...
7,-21,1065,...
7,-21,1066,...
7,-21,1066,...
7,-21,1066,...
7,-21,1066,...
7,-21,1066,...
7,-21,1066,...
7,-21,1066,...
7,-21,1066,...
7,-21,1066,...
7,-21,1066,...
8,-21,1066,...
8,-21,1066,...
8,-21,1066,...
8,-20,1066,...
8,-20,1066,...
8,-20,1066,...
8,-20,1066,...
8,-20,1066,...
8,-20,1066,...
8,-20,1066,...
8,-20,1066,...
8,-20,1066,...
8,-20,1066,...
7,-20,1066,...
7,-20,1066,...
7,-20,1066,...
7,-20,1066,...
7,-20,1066,...
7,-20,1066,...
7,-20,1066,...
7,-20,1066,...
7,-20,1066,...
7,-20,1066,...
7,-20,1066,...
7,-20,1066,...
7,-20,1066,...
7,-20,1066,...
7,-20,1066,...
7,-20,1066,...
7,-20,1066,...
7,-20,1066,...
7,-20,1066,...
7,-20,1066,...
7,-20,1066,...
];



AccX = input(1:3:end);  
AccY = input(2:3:end);  
AccZ = input(3:3:end); 

MVAccX = output(1:3:end);  
MVAccY = output(2:3:end);  
MVAccZ = output(3:3:end); 

figure(1)
subplot(3,1,1);
plot(AccX);
subplot(3,1,2);
plot(AccY);
subplot(3,1,3);
plot(AccZ);
figure(2)
subplot(3,1,1);
plot(MVAccX);
subplot(3,1,2);
plot(MVAccY);
subplot(3,1,3);
plot(MVAccZ);